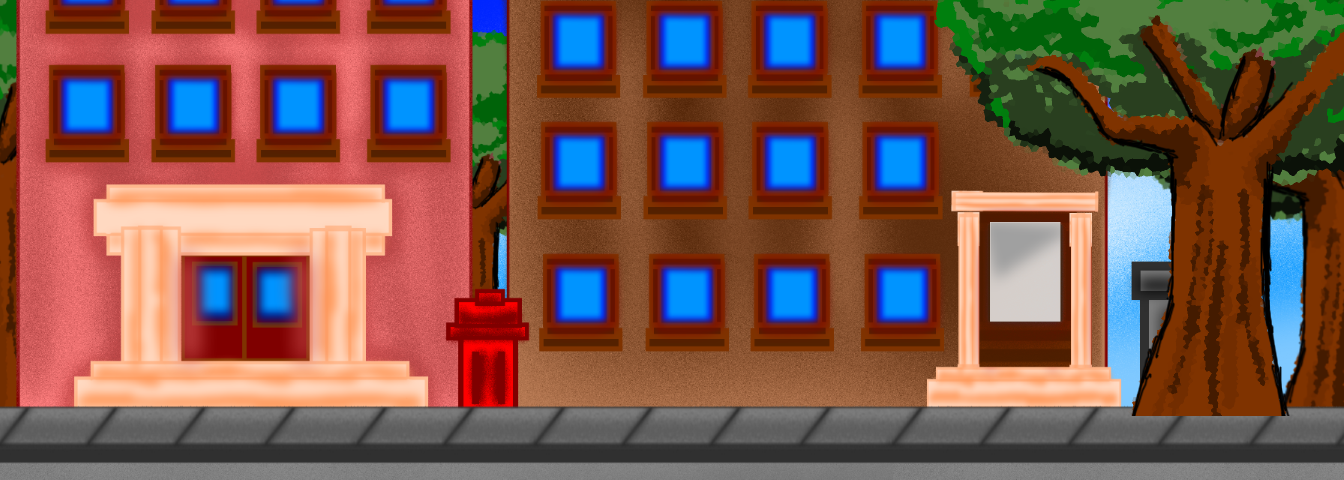

The image is a tile-based game level rendered from a .tmx file. Its description and complete source (layers, tilesets, objects, tile grids) follow:
An orthogonal 42x15 tile map with 32x32 px tiles, 2 tile layers (Tile Layer 1, tree), 2 tilesets and 2 objects.

<map version="1.0" orientation="orthogonal" renderorder="right-down" width="42" height="15" tilewidth="32" tileheight="32" nextobjectid="6">
 <tileset firstgid="1" name="Town" tilewidth="32" tileheight="32" tilecount="966" columns="42">
  <image source="../image/Backgrounds/Town.png" width="1350" height="750" />
 </tileset>
 <tileset firstgid="967" name="Tree" tilewidth="32" tileheight="32" tilecount="450" columns="25">
  <image source="../image/Backgrounds/Tree.png" width="800" height="600" />
 </tileset>
 <layer name="Tile Layer 1" width="42" height="15">
  <data encoding="csv">
1,2,3,4,5,6,7,8,9,10,11,12,13,14,15,16,17,18,19,20,21,22,23,24,25,26,27,28,29,30,31,32,33,34,35,36,37,38,39,40,41,42,
43,44,45,46,47,48,49,50,51,52,53,54,55,56,57,58,59,60,61,62,63,64,65,66,67,68,69,70,71,72,73,74,75,76,77,78,79,80,81,82,83,84,
85,86,87,88,89,90,91,92,93,94,95,96,97,98,99,100,101,102,103,104,105,106,107,108,109,110,111,112,113,114,115,116,117,118,119,120,121,122,123,124,125,126,
127,128,129,130,131,132,133,134,135,136,137,138,139,140,141,142,143,144,145,146,147,148,149,150,151,152,153,154,155,156,157,158,159,160,161,162,163,164,165,166,167,168,
169,170,171,172,173,174,175,176,177,178,179,180,181,182,183,184,185,186,187,188,189,190,191,192,193,194,195,196,197,198,199,200,201,202,203,204,205,206,207,208,209,210,
211,212,213,214,215,216,217,218,219,220,221,222,223,224,225,226,227,228,229,230,231,232,233,234,235,236,237,238,239,240,241,242,243,244,245,246,247,248,249,250,251,252,
253,254,255,256,257,258,259,260,261,262,263,264,265,266,267,268,269,270,271,272,273,274,275,276,277,278,279,280,281,282,283,284,285,286,287,288,289,290,291,292,293,294,
295,296,297,298,299,300,301,302,303,304,305,306,307,308,309,310,311,312,313,314,315,316,317,318,319,320,321,322,323,324,325,326,327,328,329,330,331,332,333,334,335,336,
337,338,339,340,341,342,343,344,345,346,347,348,349,350,351,352,353,354,355,356,357,358,359,360,361,362,363,364,365,366,367,368,369,370,371,372,373,374,375,376,377,378,
379,380,381,382,383,384,385,386,387,388,389,390,391,392,393,394,395,396,397,398,399,400,401,402,403,404,405,406,407,408,409,410,411,412,413,414,415,416,417,418,419,420,
421,422,423,424,425,426,427,428,429,430,431,432,433,434,435,436,437,438,439,440,441,442,443,444,445,446,447,448,449,450,451,452,453,454,455,456,457,458,459,460,461,462,
463,464,465,466,467,468,469,470,471,472,473,474,475,476,477,478,479,480,481,482,483,484,485,486,487,488,489,490,491,492,493,494,495,496,497,498,499,500,501,502,503,504,
505,506,507,508,509,510,511,512,513,514,515,516,517,518,519,520,521,522,523,524,525,526,527,528,529,530,531,532,533,534,535,536,537,538,539,540,541,542,543,544,545,546,
547,548,549,550,551,552,553,554,555,556,557,558,559,560,561,562,563,564,565,566,567,568,569,570,571,572,573,574,575,576,577,578,579,580,581,582,583,584,585,586,587,588,
589,590,591,592,593,594,595,596,597,598,599,600,601,602,603,604,605,606,607,608,609,610,611,612,613,614,615,616,617,618,619,620,621,622,623,624,625,626,627,628,629,630
</data>
 </layer>
 <layer name="tree" width="42" height="15">
  <data encoding="csv">
0,0,0,0,0,0,0,0,0,0,0,0,0,0,0,0,0,0,0,0,0,0,0,0,0,0,0,0,0,1094,1095,1096,1097,1098,1099,1100,1101,1102,1103,1104,1105,1106,
0,0,0,0,0,0,0,0,0,0,0,0,0,0,0,0,0,0,0,0,0,0,0,0,0,0,0,0,0,1119,1120,1121,1122,1123,1124,1125,1126,1127,1128,1129,1130,1131,
0,0,0,0,0,0,0,0,0,0,0,0,0,0,0,0,0,0,0,0,0,0,0,0,0,0,0,0,0,1144,1145,1146,1147,1148,1149,1150,1151,1152,1153,1154,1155,1156,
0,0,0,0,0,0,0,0,0,0,0,0,0,0,0,0,0,0,0,0,0,0,0,0,0,0,0,0,0,1169,1170,1171,1172,1173,1174,1175,1176,1177,1178,1179,1180,1181,
0,0,0,0,0,0,0,0,0,0,0,0,0,0,0,0,0,0,0,0,0,0,0,0,0,0,0,0,0,1194,1195,1196,1197,1198,1199,1200,1201,1202,1203,1204,1205,1206,
0,0,0,0,0,0,0,0,0,0,0,0,0,0,0,0,0,0,0,0,0,0,0,0,0,0,0,0,0,1219,1220,1221,1222,1223,1224,1225,1226,1227,1228,1229,1230,1231,
0,0,0,0,0,0,0,0,0,0,0,0,0,0,0,0,0,0,0,0,0,0,0,0,0,0,0,0,0,1244,1245,1246,1247,1248,1249,1250,1251,1252,1253,1254,1255,1256,
0,0,0,0,0,0,0,0,0,0,0,0,0,0,0,0,0,0,0,0,0,0,0,0,0,0,0,0,0,1269,1270,1271,1272,1273,1274,1275,1276,1277,1278,1279,1280,1281,
0,0,0,0,0,0,0,0,0,0,0,0,0,0,0,0,0,0,0,0,0,0,0,0,0,0,0,0,0,1294,1295,1296,1297,1298,1299,1300,1301,1302,1303,1304,1305,1306,
0,0,0,0,0,0,0,0,0,0,0,0,0,0,0,0,0,0,0,0,0,0,0,0,0,0,0,0,0,1319,1320,1321,1322,1323,1324,1325,1326,1327,1328,1329,1330,1331,
0,0,0,0,0,0,0,0,0,0,0,0,0,0,0,0,0,0,0,0,0,0,0,0,0,0,0,0,0,1344,1345,1346,1347,1348,1349,1350,1351,1352,1353,1354,1355,1356,
0,0,0,0,0,0,0,0,0,0,0,0,0,0,0,0,0,0,0,0,0,0,0,0,0,0,0,0,0,1369,1370,1371,1372,1373,1374,1375,1376,1377,1378,1379,1380,1381,
0,0,0,0,0,0,0,0,0,0,0,0,0,0,0,0,0,0,0,0,0,0,0,0,0,0,0,0,0,1394,1395,1396,1397,1398,1399,1400,1401,1402,1403,1404,1405,1406,
0,0,0,0,0,0,0,0,0,0,0,0,0,0,0,0,0,0,0,0,0,0,0,0,0,0,0,0,0,0,0,0,0,0,0,0,0,0,0,0,0,0,
0,0,0,0,0,0,0,0,0,0,0,0,0,0,0,0,0,0,0,0,0,0,0,0,0,0,0,0,0,0,0,0,0,0,0,0,0,0,0,0,0,0
</data>
 </layer>
 <objectgroup color="#ff0000" name="cat">
  <object id="1" x="1134.67" y="96">
   <ellipse />
  </object>
 </objectgroup>
 <objectgroup color="#aaff00" name="streetbound">
  <object id="5" x="0" y="408">
   <polyline points="0,0 1344,0 1344,72 0,72 0,0" />
  </object>
 </objectgroup>
</map>